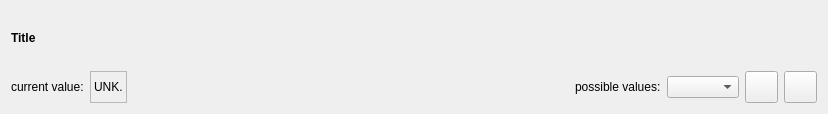
<?xml version="1.0" encoding="UTF-8"?>
<ui version="4.0">
 <class>CommandUI</class>
 <widget class="QWidget" name="CommandUI">
  <property name="geometry">
   <rect>
    <x>0</x>
    <y>0</y>
    <width>828</width>
    <height>114</height>
   </rect>
  </property>
  <property name="sizePolicy">
   <sizepolicy hsizetype="Maximum" vsizetype="Minimum">
    <horstretch>0</horstretch>
    <verstretch>0</verstretch>
   </sizepolicy>
  </property>
  <property name="windowTitle">
   <string>Form</string>
  </property>
  <layout class="QVBoxLayout" name="verticalLayout">
   <item>
    <widget class="QLabel" name="title_label">
     <property name="font">
      <font>
       <weight>75</weight>
       <bold>true</bold>
      </font>
     </property>
     <property name="text">
      <string>Title</string>
     </property>
    </widget>
   </item>
   <item>
    <layout class="QHBoxLayout" name="horizontalLayout_2">
     <item>
      <widget class="QLabel" name="label">
       <property name="text">
        <string>current value:</string>
       </property>
      </widget>
     </item>
     <item>
      <widget class="QLabel" name="label_current_value">
       <property name="frameShape">
        <enum>QFrame::StyledPanel</enum>
       </property>
       <property name="text">
        <string>UNK.</string>
       </property>
      </widget>
     </item>
     <item>
      <spacer name="horizontalSpacer">
       <property name="orientation">
        <enum>Qt::Horizontal</enum>
       </property>
       <property name="sizeHint" stdset="0">
        <size>
         <width>40</width>
         <height>20</height>
        </size>
       </property>
      </spacer>
     </item>
     <item>
      <widget class="QLabel" name="label_3">
       <property name="text">
        <string>possible values:</string>
       </property>
      </widget>
     </item>
     <item>
      <widget class="QComboBox" name="comboBox"/>
     </item>
     <item>
      <widget class="QToolButton" name="refresh_button">
       <property name="text">
        <string/>
       </property>
       <property name="icon">
        <iconset>
         <normaloff>refresh.svg</normaloff>refresh.svg</iconset>
       </property>
       <property name="iconSize">
        <size>
         <width>25</width>
         <height>25</height>
        </size>
       </property>
      </widget>
     </item>
     <item>
      <widget class="QToolButton" name="write_button">
       <property name="text">
        <string/>
       </property>
       <property name="icon">
        <iconset>
         <normaloff>write.svg</normaloff>write.svg</iconset>
       </property>
       <property name="iconSize">
        <size>
         <width>25</width>
         <height>25</height>
        </size>
       </property>
      </widget>
     </item>
    </layout>
   </item>
  </layout>
 </widget>
 <resources/>
 <connections/>
</ui>
